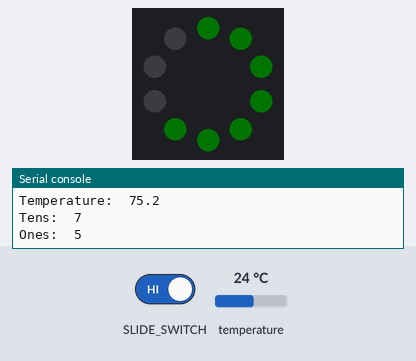
Simulated run of this program. Board: Circuit Playground running CircuitPython. On the bench: the board's ring of 10 RGB LEDs (number 0 left of the top, counting anticlockwise), the last lines printed to the serial console. Inputs (shaded band) come from the test bench; at power-on: temperature 24 °C. Dim RGB values are drawn brighter than linear.

Above: at 1.2 s.
1.3 s: temperature set to 2 °C
At 3.2 s:
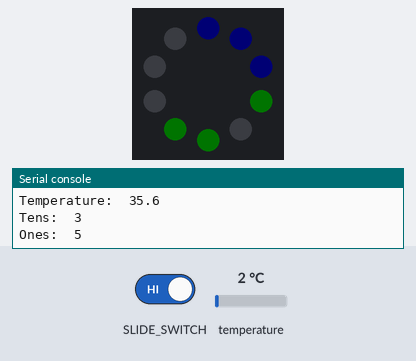
3.5 s: temperature set to 41 °C
At 4.17 s:
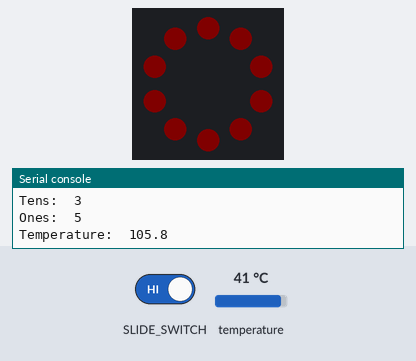
6.4 s: temperature set to 12 °C
At 8.0 s:
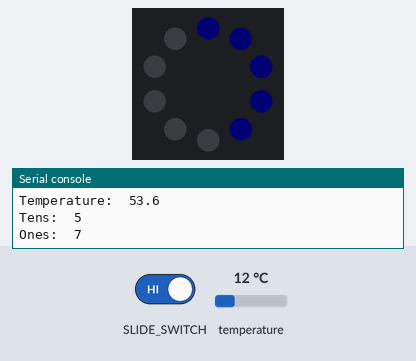
10.5 s: temperature set to 19 °C
At 11.0 s:
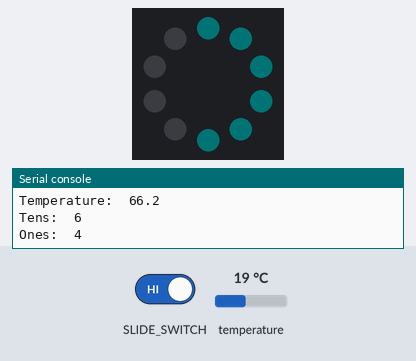
14.1 s: temperature set to 28 °C
At 15.0 s:
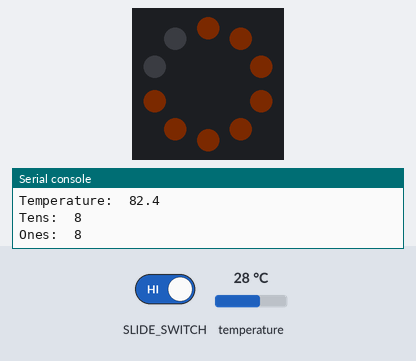
17.6 s: temperature set to 12 °C
At 18.0 s:
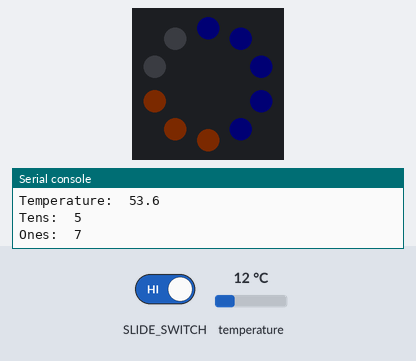
Timing chart, 0 to 20.6 s (numbered marks = the images above; inputs shaded):
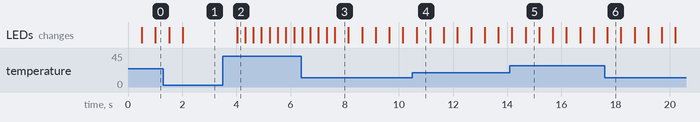

The program:

digital_Thermometer.py
```python
from adafruit_circuitplayground.express import cpx
from time import sleep
import math

# temperature sensor, plus color coded light output. thresholds to be adjusted as needed.
cold = (65, (0,0,1))
cool = (69, (0,1,1))
ideal = (72, (0,1,0))
warm = (80, (3,1,0))
hot = (90, (5,0,0))

def displayTemp(temp,prevTemp,color):
    if prevTemp > temp:
        cpx.pixels.fill((0,0,0))
    print('Temperature: ', temp)
    if temp > 100:
        count = 0
        while count < 3:
            cpx.pixels.fill(hot[1])
            sleep(0.3)
            cpx.pixels.fill((0,0,0))
            sleep(0.3)
            count += 1
        return
    tens = math.floor(temp/10)
    ones = 10 - math.floor(temp%10)  # when dealing with numbers that are to be pixels, use floor.
    print('Tens: ', tens)
    print('Ones: ', ones)
    for x in range(9, 9-tens, -1):
        cpx.pixels[x] = color
    if ones != 10:
        sleep(0.5)
        cpx.pixels[ones] = (1, 1, 1)
        cpx.pixels[ones] = (0,0,0)
    sleep(0.5)
    return


def thermo(prevTemp):
    fTemp = (cpx.temperature * 9 / 5) + 32
    if fTemp < cold[0]:
        color = cold[1]
    if fTemp > cold[0]:
        color = cool[1]
    if fTemp > cool[0] and fTemp < warm[0]:
        color = ideal[1]
    if fTemp > warm[0]:
        color = warm[1]
    if fTemp > hot[0]:
        color = hot[1]
    displayTemp(fTemp, prevTemp, color)
    prevTemp = fTemp
    return

prevTemp = 0
while True:
    if cpx.switch:
        thermo(prevTemp)
    else:
        cpx.pixels.fill((0,0,0))
```

Measured:
- after the input at 1.3 s, the LEDs: first differ from a run without the input after 0.72 s (image 1)
- after the input at 3.5 s, the LEDs: change after 0.52 s (image 2)
- after the input at 6.4 s, the LEDs: first differ from a run without the input after 1.2 s (image 3)
- after the input at 10.5 s, the LEDs: change after 0.15 s (image 4)
- after the input at 14.1 s, the LEDs: first differ from a run without the input after 0.58 s (image 5)
- after the input at 17.6 s, the LEDs: change after 0.10 s (image 6)
- what the display in image 3 shows lasts 0.5 s, from 7.6 s to 8.1 s
